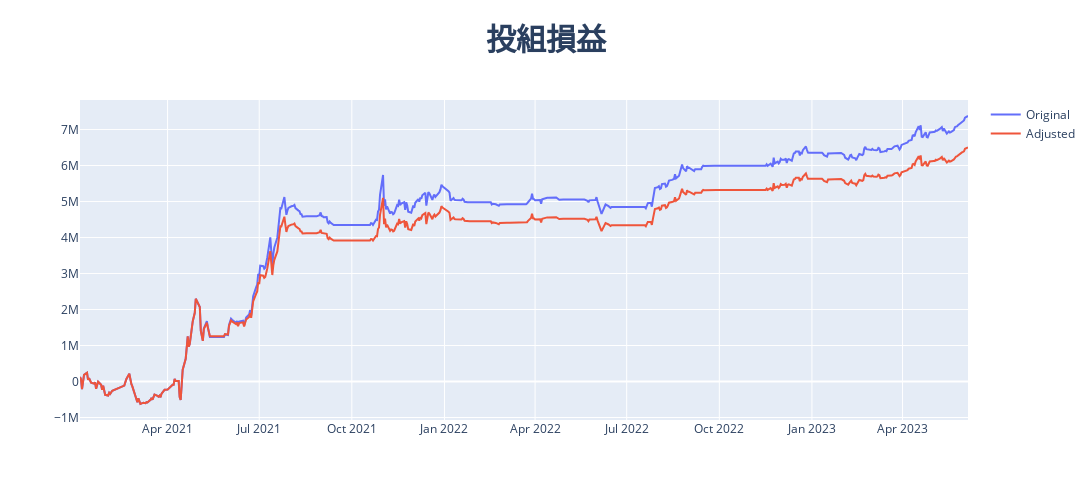
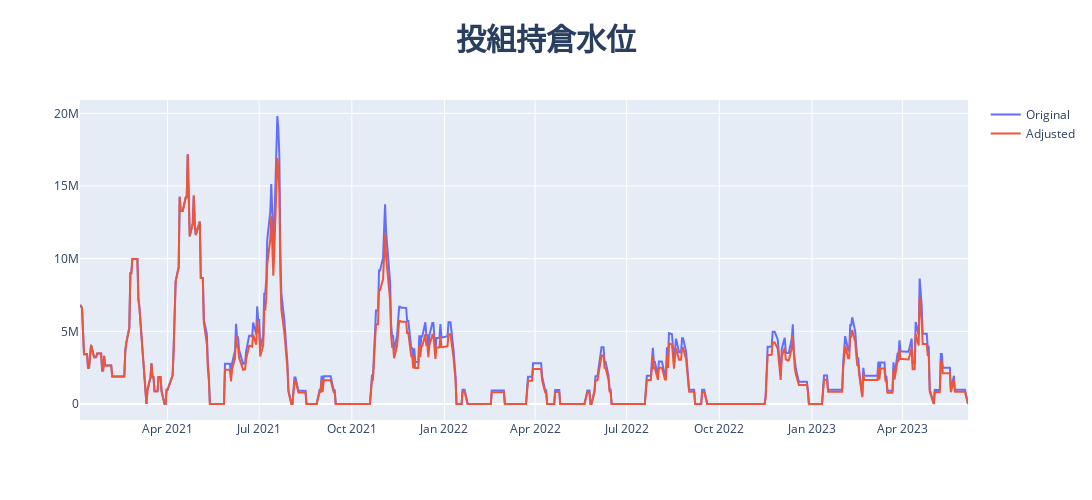
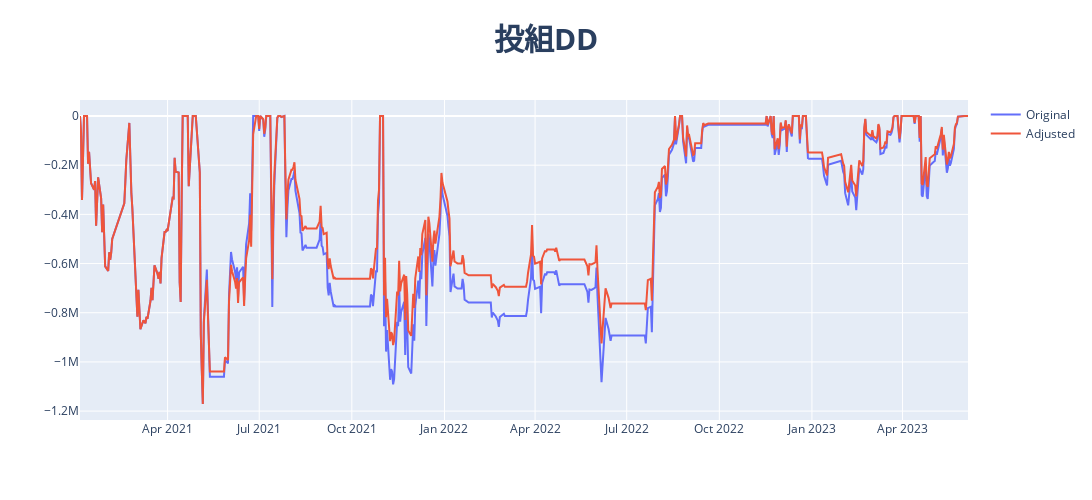
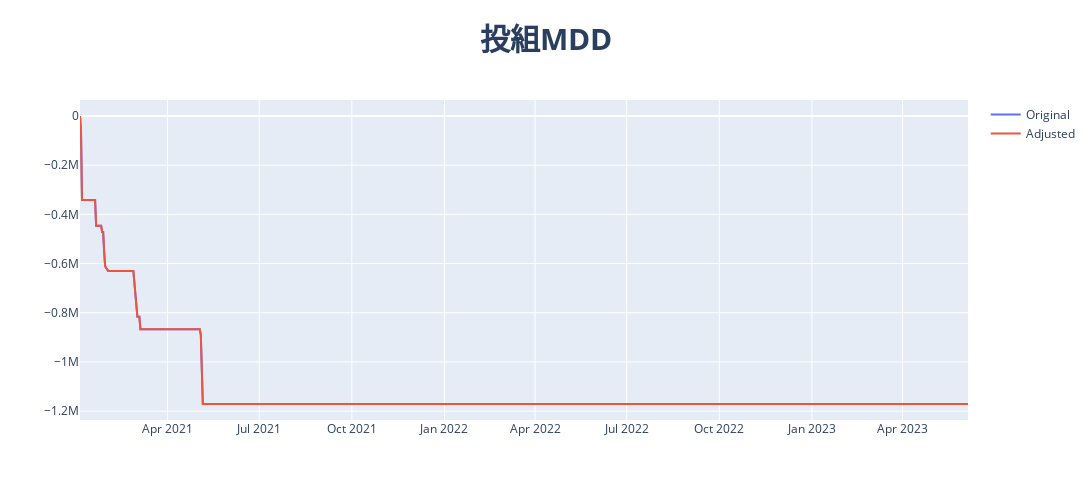

The cell these charts' notebook holds for them, in order:
### Code cell
for merge_portfolio_col in merge_portfolio_cols:
    
    merge_portfolio_cols_list = merge_portfolio_col.split('|')
    print(merge_portfolio_cols_list)
    original = (portfolio_df, merge_portfolio_cols_list, 'Original')
    adjusted = [(merge_portfolio_df_slr, [merge_portfolio_col], 'Adjusted')]

    adjusted_info, portfolio_info = plot_portfolio_compare(original, adjusted)

    print(adjusted_info)
    print(portfolio_info)

### Figure 1 — Plotly figure (JSON) as saved in the notebook; plotly's stock layout.template omitted (floating-point values rounded to 4 significant figures; data arrays with more than 128 entries replaced by an {"elided": "..."} marker saying what was removed)
{"data": [{"name": "Original", "type": "scatter", "x": {"elided": "586 str values"}, "y": {"elided": "586 int values"}}, {"name": "Adjusted", "type": "scatter", "x": {"elided": "586 str values"}, "y": {"elided": "586 float values"}}], "layout": {"bargap": 0, "barmode": "stack", "height": 500, "title": {"font": {"size": 30}, "text": "<b>投組損益<b>", "x": 0.5}, "width": 1200}}

### Figure 2 — Plotly figure (JSON) as saved in the notebook; plotly's stock layout.template omitted (floating-point values rounded to 4 significant figures; data arrays with more than 128 entries replaced by an {"elided": "..."} marker saying what was removed)
{"data": [{"name": "Original", "type": "scatter", "x": {"elided": "586 str values"}, "y": {"elided": "586 float values"}}, {"name": "Adjusted", "type": "scatter", "x": {"elided": "586 str values"}, "y": {"elided": "586 float values"}}], "layout": {"bargap": 0, "barmode": "stack", "height": 500, "title": {"font": {"size": 30}, "text": "<b>投組持倉水位<b>", "x": 0.5}, "width": 1200}}

### Figure 3 — Plotly figure (JSON) as saved in the notebook; plotly's stock layout.template omitted (floating-point values rounded to 4 significant figures; data arrays with more than 128 entries replaced by an {"elided": "..."} marker saying what was removed)
{"data": [{"name": "Original", "type": "scatter", "x": {"elided": "586 str values"}, "y": {"elided": "586 int values"}}, {"name": "Adjusted", "type": "scatter", "x": {"elided": "586 str values"}, "y": {"elided": "586 float values"}}], "layout": {"bargap": 0, "barmode": "stack", "height": 500, "title": {"font": {"size": 30}, "text": "<b>投組DD<b>", "x": 0.5}, "width": 1200}}

### Figure 4 — Plotly figure (JSON) as saved in the notebook; plotly's stock layout.template omitted (floating-point values rounded to 4 significant figures; data arrays with more than 128 entries replaced by an {"elided": "..."} marker saying what was removed)
{"data": [{"name": "Original", "type": "scatter", "x": {"elided": "586 str values"}, "y": {"elided": "586 int values"}}, {"name": "Adjusted", "type": "scatter", "x": {"elided": "586 str values"}, "y": {"elided": "586 int values"}}], "layout": {"bargap": 0, "barmode": "stack", "height": 500, "title": {"font": {"size": 30}, "text": "<b>投組MDD<b>", "x": 0.5}, "width": 1200}}
